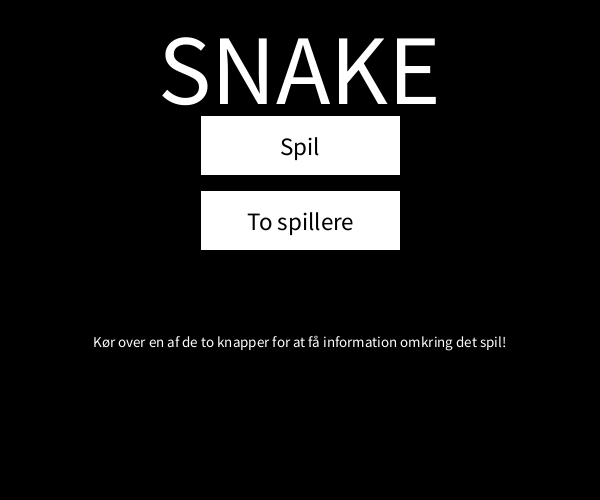
Frame 1 (no input)
Frame 60 (the mouse pressed at the canvas centre just before this capture): identical to frame 1, image omitted
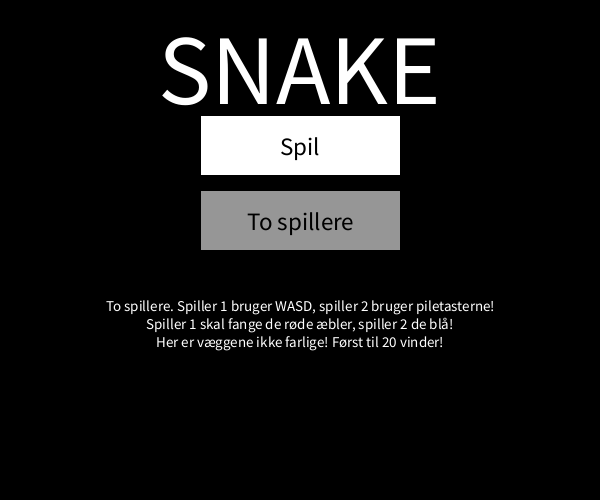
Frame 120 (the mouse held since frame 60 and released just before this capture)

The Processing sketch that drew these frames (run headless with seeded random() and noise(); from frame 60 on, the mouse is pressed at the canvas centre):

// Processing sketch: snake
// ── snake.pde
/*
 Snake i Processing
 Alt nedenstående er kommenteret til et forståeligt niveau.
 Hvis det ikke er kommenteret, så skulle det være forståeligt nok.
 Hvis det ikke er kommenteret og ikke forståeligt, så kan jeg ikke hjælpe.
 Hvis det er forståeligt og forvirrende, så kan jeg ikke hjælpe.
 Hvis der er noget der kan gøres bedre, så godt, men det virker.
 Yderligere informationer gives ikke.
 
 Er spillet kodet optimelt? Nej
 Virker det? Ja
 Er der så problemer? Nej
 
 Held og Lykke!
*/

// Variabler
int psize = 20; // Størrelse af alt (næsten)
int appx[]; // æblers xværdi
int appy[]; // æblers yværdi
int point = 0; // spiller 1 point
int pointt = 0; // spiller 2 point
int rectSizeW = 200; // width (bredden) af rectanglerne
int rectSizeH = 60; // height (højden) af rectanglerne
int rectX = 0; // x værdien af rectanglerne
int rectY = 0; // y værdien af rectanglerne
int bodyx[]; // x værdierne af første spillers slanges krop
int bodyy[]; // y værdierne af første spillers slanges krop
int bodytx[]; // x værdierne af anden spillers slanges krop
int bodyty[]; // y værdierne af anden spillers lange krop 
int body = 2; // antal af kroppe for første spiller hvorfor starter vi på 2?
int bodyt = 2; // antal af kroppe for anden spiller hvem ved?
int pangle = 0; // første spillers retning
int tangle = 90; // anden spillers retning
int time = 0; // tid
boolean menu = true; // menu
boolean game = false; // spil
//boolean difficulty = false; glem den her
boolean tspil = false; // to spillere?
boolean spilOver = false; // er musen over en spiller?
boolean tspilOver = false; // næ den er over to
/*boolean nemOver = false; glem det her
 boolean svaerOver = false; kig ikke på det her igen
 boolean omvendtOver = false; glem at du har set det her
 boolean turboOver = false;*/
boolean apple = false; // er der et æble?
boolean appt = false; // æble til spiller to?
boolean appo = false; // æble til spiller et.
boolean mHover = false; // har musen kørt over en af knapperne?
String line; // jeg ved ikke hvad det her er
String description = "Hello World!"; // deskriptionen for spillet
String scores[]; // det her virker ikke

void setup() { // den værste setup i verden
  size(600, 500);
  // alt nedenunder er total stupidt
  rectX = width/2-rectSizeW/2; // vi sætter størrelsen af vores knappes rectangler
  rectY = height/2-rectSizeH; // både i x og i y
  bodyx=new int[1500]; // indføre tal i vores array
  bodyx[0]=0;
  bodyx[1]=width/2-40; // vi sætter første krop cirka i midten ellers starter den i venstre hjørne
  bodyy=new int[1500];
  bodyy[0]=0;
  bodyy[1]=height/2-30; // det gør vi også med y værdi
  bodytx=new int[1500];
  bodytx[0]=0;
  bodytx[1]=width/2+40; // anden krop
  bodyty=new int[1500];
  bodyty[0]=0;
  bodyty[1]=height/2+30; // og igen
  appx=new int[3]; //æbler, der er ingen grund til at der står 3 der, men der står 3 der.
  appx[0]=0;
  appy=new int[3];
  appy[0]=0;
}

void mousePressed() { // vi tjekker om musen bliver trykket
  if (spilOver && menu) { // tjuhej, det gør den satme, men vi sikre os at den bliver trykket
    // over spilOver (vores knap) og at menu er true, ellers kan man trykke på den skide knap
    // hele tiden
    initiate(true); // vi sender true fordi vi kan
  } 
  if (tspilOver && menu) { // nu bliver to spiller knappen trykket
    initiate(false); // og så sender vi false i stedet
  }
}

void initiate(boolean mode) { // her modtager vi enten true eller false
  game = true; // nu starter spillet de damer og herre
  menu = false; // og nu stopper menuen de damer og herre
  if (mode == true) { // hvis vi modtager true
    tspil = false; // så skal der ikke være multiplayer
  } else { // men hvis vi modtager alt andet end true
    tspil = true; // så skal der være multiplayer
  }
}

void draw() {
  background(0); // farven på min sjæl
  update(); // her opdatere vi, kig længere nede for forklaring
  if (menu && !game) { // vi sikre os at menuen kører når menuen skal køre
    menu(); // hvad er der på menuen
    /*if (difficulty) {
     difficulty();
     }*/
  }
  if (game && !menu) { // vi sikre os at spillet kører når spillet skal køre
    game(); // spil
  }
}

void generate() { // vi laver æbler
  if (appo && appt && tspil) { // laver æbler til multiplayer
    for (int i=0; i<2; i++) { // her gør vi farverne forskellige per æble
      if (i == 0) { // hvis i er 0
        fill(255, 0, 0); // så skal den være rød
      } else if (i == 1) { // hvis i er 1
        fill(0, 0, 255); // så skal den være blå
      }
      rect(appx[i], appy[i], psize, psize); // lave æble
    }
  } else if (apple && !tspil) { // lave æbler til spiller 1
    fill(255, 0, 0); // de skal bare være røde
    rect(appx[0], appy[0], psize, psize); // lave æble
  } else
  {
    for (int i=0; i<2; i++) { // her sikre vi os at der bliver lavet nye æbler 
      // så længe at der er æbler der skal laves
      appy[i] = 20 * int(random(0, (height-psize)/20)); // det skal jo være tilfældigt ikke?
      // vi dividere og ganger med 20 for at sikre os at æblet landet på noget der kan divideres med 20
      // det gør altså at æblet altid lander på noget der kan divideres med 20
      appx[i] = 20 * int(random(0, (width-psize)/20)); // hej
    }
    apple = true; // nu hvor vi har lavet æbler
    appo = true; // viser vi at æbler er lavet
    appt = true;
  }
}

// nedenstående er en fiasko, glem det.
/*void difficulty() {
 background(0,0,0);
 fill(255, 255, 255);
 textSize(50);
 textAlign(CENTER, BOTTOM);
 text("Sværhedsgrad", width*0.5, height/5);
 textSize(15);
 text(description, width/2-100, height/2-50);
 if (nemOver) {
 fill(color(150));
 } else {
 fill(color(255));
 }
 rect(rectX+75, rectY-75, rectSizeW, rectSizeH);
 if (svaerOver) {
 fill(color(150));
 } else
 {
 fill(color(255));
 }
 rect(rectX+75, rectY, rectSizeW, rectSizeH);
 if (omvendtOver) {
 fill(color(150));
 } else
 {
 fill(color(255));
 }
 rect(rectX+75, rectY+75, rectSizeW, rectSizeH);
 if (turboOver) {
 fill(color(150));
 } else
 {
 fill(color(255));
 }
 rect(rectX+75, rectY+150, rectSizeW, rectSizeH);
 textSize(25);
 fill(0, 0, 0);
 text("Nemt", rectX+75+(rectSizeW/2), rectY-75+(rectSizeH*0.75));
 text("Svært", rectX+75+(rectSizeW/2), rectY+(rectSizeH*0.75));
 text("Omvendt", rectX+75+(rectSizeW/2), rectY+75+(rectSizeH*0.75));
 text("Turbo", rectX+75+(rectSizeW/2), rectY+150+(rectSizeH*0.75));
 }*/

// nu starter spillet endeligt
void game() {
  generate(); // lav æbler
  time+=1; // tiden starter, hver frame øger vi time med 1
  fill(255, 255, 255); // gør hvid
  textSize(20); // tekst størrelse
  // vi vil spille multiplayer
  if (tspil) {
    // her vil vi have at spilleren kan se sine point
    fill(255, 0, 0);
    text(point + "/20", width/3-50, height/5);
    fill(0, 0, 255);
    text(pointt + "/20", width/2+125, height/5);

    // så laver vi spillerneskroppe
    fill(255, 0, 0); // rød farve til rød spiller
    rect(bodyx[1], bodyy[1], psize, psize); // vi starter fra 1 fordi det sjovt
    for (int i = 1; i < body; i++) { // vi laver en krop for hver tal der er i body
      rect(bodyx[i], bodyy[i], psize, psize); // og så laver vi dem
    }
    // vi gør det samme nedenunder
    fill(0, 0, 255);
    rect(bodytx[1], bodyty[1], psize, psize);
    for (int i = 1; i < bodyt; i++) {
      rect(bodytx[i], bodyty[i], psize, psize);
    }

    // for at vinde
    if (point >= 20) { // hvis point er størrere end 20 så vinder spiller 1
      textSize(30);
      fill(255, 0, 0);
      text("Red won!", width/2, height/4);
      noLoop();
    } else if (pointt >= 20) { // hvis pointt er størrere end 20 så vinder spiller 2
      textSize(30);
      fill(0, 0, 255);
      text("Blue won!", width/2, height/4);
      noLoop();
    }

    // her lader vi slangerne teleportere hvis de rør væggene
    // til rød
    if (bodyx[1] > width-psize) { // hvis hovedet er størrere en bredden
      bodyx[1] = 0; // sæt til nul
    } else if (bodyx[1] < 0) { // osv
      bodyx[1] = width-psize;
    }
    if (bodyy[1] > height-psize) {
      bodyy[1] = 0;
    } else if (bodyy[1] < 0) {
      bodyy[1] = height-psize;
    }

    // blå
    if (bodytx[1] > width-psize) {
      bodytx[1] = 0;
    } else if (bodytx[1] < 0) {
      bodytx[1] = width-psize;
    }
    if (bodyty[1] > height-psize) {
      bodyty[1] = 0;
    } else if (bodyty[1] < 0) {
      bodyty[1] = height-psize;
    }
    // kunne dette gøres lettere?
    // ja
    // gør jeg det lettere?
    // næ

    // at få æbler
    if (bodyx[1] == appx[0] && bodyy[1] == appy[0]) {
      addLife(1); // vi kalder addLife med 1
    } else if (bodytx[1] == appx[1] && bodyty[1] == appy[1]) {
      addLife(2); // nu med 2
    }

    // dræbe slanger hvis de rør hinanden
    for (int i = 1; i < body; i++) { // vi starter på 1
      if (bodyx[1] == bodyx[i+1] && bodyy[1] == bodyy[i+1]) { // hvis og hvis min røv er
        textSize(30);
        text("Blue won!", width/2, height/4);
        noLoop();
      }
      for (int j = 1; j < bodyt; j++) {
        if (bodyx[1] == bodytx[j] && bodyy[1] == bodyty[j]) {
          textSize(30);
          text("Blue won!", width/2, height/4);
          noLoop();
        }
      }
    }
    for (int i = 1; i < bodyt; i++) {
      if (bodytx[1] == bodytx[i+1] && bodyty[1] == bodyty[i+1]) {
        textSize(30);
        text("Red won!", width/2, height/4);
        noLoop();
      }
      for (int j = 1; j < body; j++) {
        if (bodytx[1] == bodyx[j] && bodyty[1] == bodyy[j]) {
          textSize(30);
          text("Red won!", width/2, height/4);
          noLoop();
        }
      }
    }

    // hvis det ikke er multiplayer aka singleplayer aka spille alene
  } else if (!tspil) {
    // vi viser point
    text(point, width/2, height/4);

    // så laver vi slange
    fill(255, 255, 255);
    rect(bodyx[1], bodyy[1], psize, psize);
    for (int i = 1; i < body; i++) {
      rect(bodyx[i], bodyy[i], psize, psize);
    }

    // her må man ikke røre væggen   
    if (bodyx[1] > width-psize || bodyx[1] < 0 || bodyy[1] > height-psize || bodyy[1] < 0) {
      textSize(30);
      text("You lost!", width/2, height/5);
      noLoop();
    }

    // hvis du får æble
    if (bodyx[1] == appx[0] && bodyy[1] == appy[0]) {
      addLife(0); // så får du liv
    }

    // hvis du rør dig selv
    for (int i = 2; i < body; i++) {
      if (bodyx[1] == bodyx[i] && bodyy[1] == bodyy[i]) {
        textSize(30);
        text("You lost!", width/2, height/5); // så dør du
        noLoop();
      }
    }
  }
  textSize(30);
  textAlign(CENTER, BOTTOM);
  //text(int(scores[0]), width/2, height/6);
  if ((time % 5)==0) // det her giver effekten af at slangen bevæger sig langsomt
  {
    travel(); // se nede for forklaring
  }
}

void addLife(int whoGot) { // her tjekker vi hvem der fik
  if (whoGot == 1) { // hvis det var 1 (spiller 1)
    appo = false; // så fjerner vi æblet
    body++; // øger størrelsen
    point++; // og giver point
  } else if (whoGot == 2) { // hvis det var 2 (spiller 2)
    appt = false;
    bodyt++;
    pointt++;
  } else { // hvis det var 0 (spiller 1 alene)
    apple = false;
    body++;
    point++;
  }
}

void menu() { // menuen
  fill(255, 255, 255); // fyld med hvid
  textSize(100);
  textAlign(CENTER, BOTTOM);
  text("SNAKE", width*0.5, height/4);
  textSize(15);
  text(description, width/2, height/2+100); // vores forklaring af spil
  if (spilOver) { // hvis musen er over spil ændre vi farven
    fill(color(150));
  } else {
    fill(color(255));
  }
  rect(rectX, rectY-75, rectSizeW, rectSizeH); // og laver firkanten
  if (tspilOver) { // igen bare med over to spillere
    fill(color(150));
  } else
  {
    fill(color(255));
  }
  rect(rectX, rectY, rectSizeW, rectSizeH);
  textSize(25);
  fill(0, 0, 0);
  text("Spil", rectX+(rectSizeW/2), rectY-75+(rectSizeH*0.75)); // her er teksten
  text("To spillere", rectX+(rectSizeW/2), rectY+(rectSizeH*0.75)); // og igen
}

void travel() { // den interessante del
  for (int i=body; i > 0; i--) { // det her gør at kroppen bevæger sig langsomt en kasse af gangen
    if (i!=1) { // vi vil selvfølgelig ikke have at kroppe 1 gør det
      bodyx[i]=bodyx[i-1]; // både x og y
      bodyy[i]=bodyy[i-1];
    } else
    {
      switch(pangle) // vi kigger efter pangle og dets ændringer
      {
      case 0: // hvis pangle er 0
        bodyy[1] += 20; // så øger vi y værdien med 20
        break; // og stopper indtil anden er fortalt
      case 90: // hvis pangle er 90
        bodyy[1] -= 20;
        break;
      case 180: // hvis pangle er 180
        bodyx[1] -= 20; // så øger vi x værdien med 20
        break;
      case 270: // hvis pangle er 270
        bodyx[1] += 20;
        break;
      }
    }
  }
  if (tspil) { // hvis der er to spillere gør vi det samme bare med spiller to også
    for (int i=bodyt; i > 0; i--) {
      if (i!=1) {
        bodytx[i]=bodytx[i-1];
        bodyty[i]=bodyty[i-1];
      } else
      {
        switch(tangle)
        {
        case 0:
          bodyty[1] += 20;
          break;
        case 90:
          bodyty[1] -= 20;
          break;
        case 180:
          bodytx[1] -= 20;
          break;
        case 270:
          bodytx[1] += 20;
          break;
        }
      }
    }
  }
}

void update() { // vores funktion der håndtere menuen
  // menu
  if ( overRect(rectX, rectY-75, rectSizeW, rectSizeH) && menu ) { // hvis musen er over den rektangel
    spilOver = true;
    mHover = true;
    description = "Én spiller. WASD for at spille, fang de røde æbler for at blive størrere!\n"; // så ændre vi deskriptionen
    description += "Væggene dræber!"; // her tilføjer vi \n betyder ny linje
  } else if (overRect(rectX, rectY, rectSizeW, rectSizeH) && menu) { // hvis musen er over dén rektangel
    tspilOver = true;
    mHover = true;
    description = "To spillere. Spiller 1 bruger WASD, spiller 2 bruger piletasterne!\n";
    description += "Spiller 1 skal fange de røde æbler, spiller 2 de blå!\n";
    description += "Her er væggene ikke farlige! Først til 20 vinder!";
  } else {
    spilOver = tspilOver = false;
    if (!mHover) {
      description = "Kør over en af de to knapper for at få information omkring det spil!";
    } else {
      description = "Held og lykke!";
    }
  }
}

void keyPressed() { // hvis en knappe  bliver trykket
  if (pangle != 0 && key == 'w' || key == 'W'  && (bodyy[1]-20)!=bodyy[2]) { // hvis knappen er w eller W (hvis nu man har caps på)
    pangle = 90; // så ændre vi pangle til 90
    // pangle != 0 betyder at man ikke kan kigge nedad og så bare trykke w for at vende sig rundt 180 grader
    // det ville være skørt
    // (bodyy[1]-20)!=bodyy[2] sikre at man ikke kommer til at ramme sig selv ved at trykke for hurtigt
    // men det virker sku ikke
  }
  if (pangle != 90 && key == 's' || key == 'S' && (bodyy[1]+20)!=bodyy[2]) {
    pangle = 0;
  }
  if (pangle != 270 && key == 'a' || key == 'A' && (bodyx[1]+20)!=bodyx[2]) {
    pangle = 180;
  }
  if (pangle != 180 && key == 'd' || key == 'D' && (bodyx[1]-20)!=bodyx[2]) {
    pangle = 270;
  }
  if (tspil) { // til spiller 2
    if (keyCode == UP && tangle != 0) {
      tangle = 90;
    }
    if (keyCode == DOWN && tangle != 90) {
      tangle = 0;
    }
    if (keyCode == LEFT && tangle != 270) {
      tangle = 180;
    }
    if (keyCode == RIGHT && tangle != 180) {
      tangle = 270;
    }
  }
  // hvis man trykker escape
  if (key == ESC) {
    loop(); // vi starter igen, men det her virker ikke
    key = 0; // så escape ikke lukker programmet
    game = false; // vi stopper spillet
    menu = true; // starter menuen
    setup();
  }
}

boolean overRect(int x, int y, int width, int height) { // en funktion der holder øje med
  if (mouseX >= x && mouseX <= x+width && // om musen er indenfor x og y værdien
    mouseY >= y && mouseY <= y+height) { // så passer det hele ind
    return true; // ja det er den
  } else {
    return false; // nej det er den ikke
  }
}
